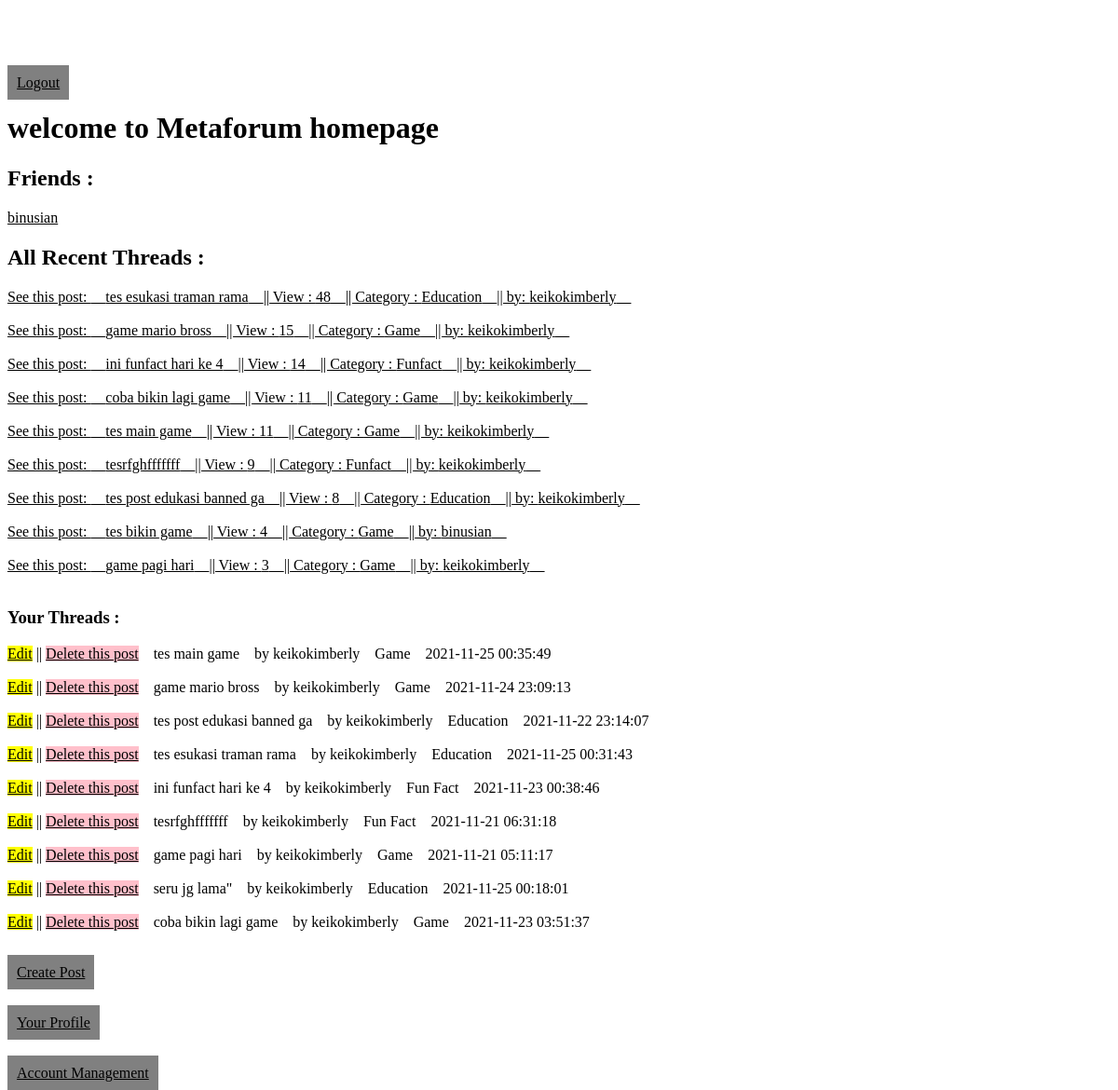
The page /home.php (signed in) on the database its author committed.
### tables this page shows
CREATE TABLE `account` (
  `userid` int(11) NOT NULL,
  `email` varchar(50) NOT NULL,
  `username` varchar(50) NOT NULL,
  `password` varchar(50) NOT NULL,
  `vkey` varchar(255) NOT NULL,
  `verified` int(11) NOT NULL DEFAULT 0,
  `role` int(11) NOT NULL DEFAULT 1,
  `time` timestamp NOT NULL DEFAULT current_timestamp() ON UPDATE current_timestamp(),
  `status` int(11) NOT NULL DEFAULT 1,
  `silent` int(11) NOT NULL DEFAULT 0,
  `abuse` int(11) NOT NULL
);

CREATE TABLE `posts` (
  `id` int(11) NOT NULL,
  `userid` int(11) NOT NULL,
  `post` text NOT NULL,
  `likes` int(11) NOT NULL,
  `date` timestamp NOT NULL DEFAULT current_timestamp() ON UPDATE current_timestamp(),
  `category` int(30) NOT NULL,
  `postid` int(11) NOT NULL,
  `verified` int(11) NOT NULL DEFAULT 0,
  `view` int(11) NOT NULL DEFAULT 0
);

### function.php (called while the page is built, shortened)
<?php
function setUpDBConnection(){
    $hostName = "localhost";
    $userName = "root";
    $password = "";
    $database = "project3";
    $conn = mysqli_connect($hostName, $userName, $password, $database);
    return $conn;
}
class Database {
    function read($query){
        $conn = setUpDBConnection();
        $result = mysqli_query($conn,$query);
        if(!$result){
            return false;
        } else {
            $data = false;
            while($row = mysqli_fetch_assoc($result)){
                $data[] = $row;
            }
            return $data;
        }
    }
}
?>

### userclass.php (called while the page is built, shortened)
<?php
class User {
    public function get_data($id){
        $query = "select * from account where userid = '$id' limit 1";
        $DB = new Database();
        $result = $DB->read($query);
        if($result) {
            $row = $result[0];
            return $row;
        } else {
            return false;
        }
    }
    public function get_user($id) {
        $query = "select * from posts where userid='$id' limit 1";
        $DB = new Database();
        $result = $DB->read($query);
        if($result) {
            return $result[0];
        } else {
            return false;
        }
    }
    public function get_category($id){
        $query = "select category from posts where id='$id' limit 1";
        $DB = new Database();
        $result = $DB->read($query);
        if($result) {
            return $result[0];
        } else {
            return false;
        }
    }
    public function get_friends($id) {
        $query = "select * from account where userid!='$id' ";
        $DB = new Database();
        $result = $DB->read($query);
        if($result) {
            return $result;
        } else {
            return false;
        }
    }
}
?>

### postclass.php (called while the page is built, shortened)
<?php
class Post {
    public function get_posts($userid){
        $query = "SELECT * FROM posts WHERE userid='$userid'  ORDER BY id DESC limit 10";
        $DB = new Database();
        $result = $DB->read($query);
        if($result) {
           return $result;
        } else {
            return false;
        }
    }
    public function get_allposts() {
        $query = "SELECT * FROM posts ORDER BY id DESC limit 5";
        $DB = new Database();
        $result = $DB->read($query);
        if($result) {
           return $result;
        } else {
            return false;
        }
    }
}
?>

### home.php (the view, shortened to what this page needs)
<?php
    include("function.php");
    include ("postclass.php");
    include ("userclass.php");
    $conn = setUpDBConnection();
    $post1 = new Post();
    $post2 = $post1->get_allposts();
    $userid = $_SESSION["id"];
    $post = new Post();
    $posts = $post->get_posts($userid);
    $userid = $_SESSION["id"];
    $user = new User();
    $friends = $user->get_friends($userid);
?>
<!DOCTYPE html>
<html lang="en">
<head>
</head>
<body>
    <br><br><br><br>
    <a id="logout" href="logout.php">Logout</a>
    <h1>welcome to Metaforum homepage</h1>
    <div id="friends_bar">
        <h2>Friends :</h2>
        <?php
        if($friends) {
            foreach($friends as $friend_row) {
                include ("user.php");
            }
        }
        ?>
    </div>
    <div id="postbar">
    <h2>All Recent Threads : </h2>
        <?php
    $q = "SELECT * FROM posts ORDER BY view DESC LIMIT 10";
    $r = mysqli_query($conn,$q);
    while($t = mysqli_fetch_assoc($r)){
        $post = $t['post'];
        $view = $t['view'];
        $category = $t['category'];
        $userid = $t['userid'];
        $id = $t['id'];
    $h = "SELECT * FROM account WHERE userid = $userid";
    $y = mysqli_query($conn,$h);
    $l = mysqli_fetch_assoc($y);
    $username = $l['username'];
    $silent = $l['silent'];
    if($category == $silent){
        echo"See this post: ";
        echo "You are banned to see this post for awhile";
        echo"<br><br>";
    } else{
    echo "<a href='postdetail.php?cid=".$id."'>"; echo"See this post: "; echo"&emsp;";
    echo $post; echo"&emsp;";
    echo"|| View : ";
    echo $view; echo"&emsp;";
    echo"|| Category : ";
    if($category == 1){
    echo "Game";
    } else if($category == 2){
        echo "Education";
    } else if($category == 3){
        echo "Funfact";
    }
    echo "|| by: ";
    echo $username; echo"&emsp;";
    echo"</a>";
    echo"<br><br>";
    }
}
    ?>
    <h3>Your Threads : </h3>
        <?php
        if($posts) {
            foreach($posts as $row){
                $user = new User();
                $row_user = $user->get_user($row['userid']);
                $row_account = $user->get_data($row['userid']);
                $row_category = $user->get_category($row['id']);
               include("post1.php");
            }
        }
        ?>
    <br>
    <a href="create.php" id="create">Create Post</a>
    <br><br><br>
    <a href="profile.php" id="create">Your Profile</a>
    <br><br><br>
    <a href="management.php" id="create">Account Management</a>
    </div>
</body>
</html>

### user.php (shortened to what this page needs)
<!DOCTYPE html>
<html lang="en">
<head>
</head>
<body>
    <div id="friends">
        <?php
            echo "<a href='friendsprofile.php?pid=".$friend_row['userid']."'>";
            echo $friend_row['username'];
            echo "</a>";
        ?>
    </div>
</body>
</html>

### post1.php (shortened to what this page needs)
<!DOCTYPE html>
<html lang="en">
<head>
</head>
<body>
    <div id="post">
        <?php
        if($row_category['category']==1){
            $ctg = "Game";
        } else if($row_category['category']==2){
            $ctg = "Education";
        } else {
            $ctg = "Fun Fact";
        }
        echo "<a href='editpost.php?cid=".$row['id']."' id='edit'>"; echo "Edit"; echo"</a>"; echo " || ";
        echo "<a href='deletepost.php?cid=".$row['id']."' id='delete'>"; echo "Delete this post"; echo"</a>";
        echo $row['post'];
        echo"&emsp;"; echo"by ";
        echo $row_account['username'];
        echo $ctg;
        echo $row['date'];
        ?>
        <br><br>
    </div>
</body>
</html>

### home.php (style rules this page uses)
#logout, #create { background-color : grey; padding : 10px; color : black; }

### post1.php (style rules this page uses)
#edit { background-color: Yellow; }
#delete { background-color : pink; }
a { color : black; }

### rows shown on the page
account: username "binusian"
posts: post "tes esukasi traman rama", view "48", shows "Education", userid.username "keikokimberly", category "Education", date "2021-11-25 00:31:43"
posts: post "game mario bross", view "15", shows "Game", userid.username "keikokimberly", category "Game", date "2021-11-24 23:09:13"
posts: post "ini funfact hari ke 4", view "14", shows "Funfact", userid.username "keikokimberly", category "Fun Fact", date "2021-11-23 00:38:46"
posts: post "coba bikin lagi game", view "11", shows "Game", userid.username "keikokimberly", category "Game", date "2021-11-23 03:51:37"
posts: post "tes main game", view "11", shows "Game", userid.username "keikokimberly", category "Game", date "2021-11-25 00:35:49"
posts: post "tesrfghfffffff", view "9", shows "Funfact", userid.username "keikokimberly", category "Fun Fact", date "2021-11-21 06:31:18"
posts: post "tes post edukasi banned ga", view "8", shows "Education", userid.username "keikokimberly", category "Education", date "2021-11-22 23:14:07"
posts: post "tes bikin game", view "4", category "Game", userid.username "binusian"
posts: post "game pagi hari", view "3", shows "Game", userid.username "keikokimberly", category "Game", date "2021-11-21 05:11:17"
posts: post "seru jg lama\"", userid.username "keikokimberly", category "Education", date "2021-11-25 00:18:01"
